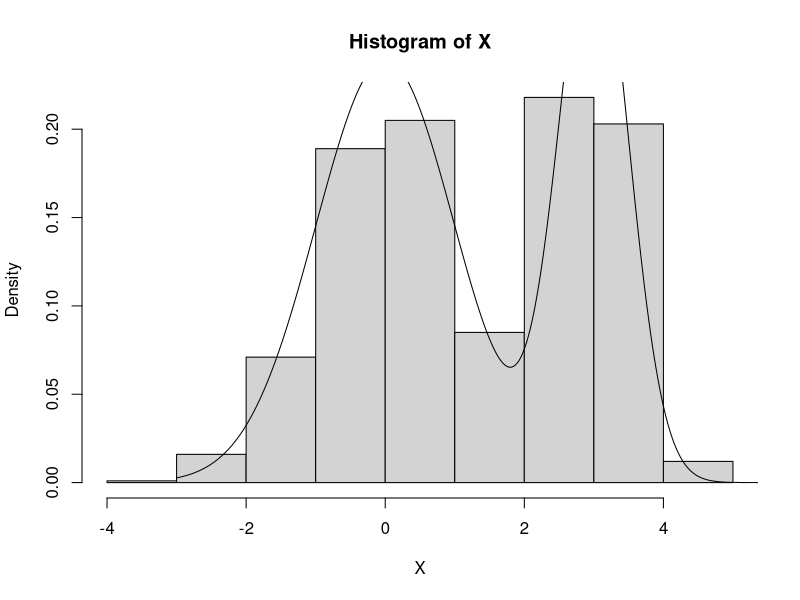
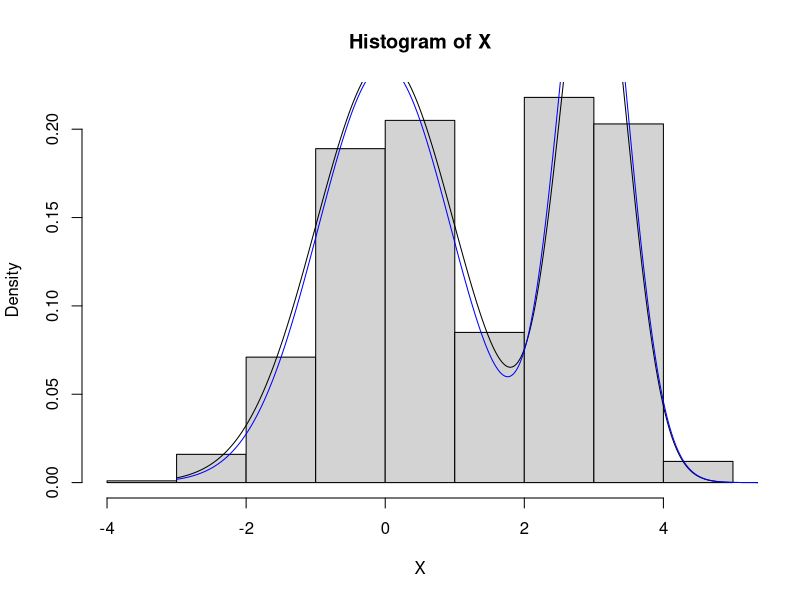
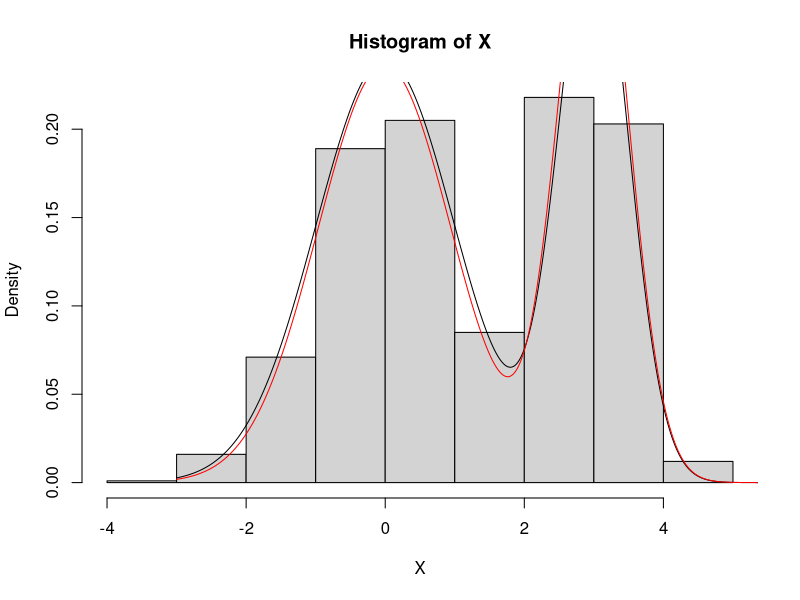
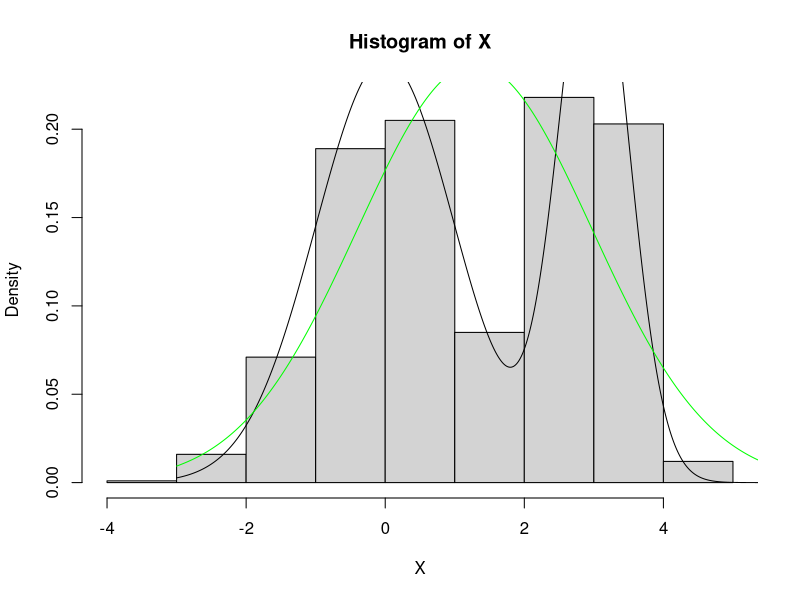

Recreate these plots in R, in order.
## ---- chunk 1
rmixnorm <- function(N, mu1, mu2, sigma1, sigma2, tau){
  ind <- I(runif(N) > tau)
  X <- rep(0,N)
  X[ind] <- rnorm(sum(ind), mu1, sigma1)
  X[!ind] <- rnorm(sum(!ind), mu2, sigma2)
  return(X)
}

dmixnorm <- function(x, mu1, mu2, sigma1, sigma2, tau){
  y <- (1-tau)*dnorm(x,mu1,sigma1) + tau*dnorm(x,mu2,sigma2)
  return(y)
}
## ---- chunk 2
mu1 <- 3
mu2 <- 0
sigma1 <- 0.5
sigma2 <- 1
tau <- 0.6
N<-1000

X <- rmixnorm(N, mu1, mu2, sigma1, sigma2, tau)
x <- seq(-3,6,by=0.01)
fx <- dmixnorm(x, mu1, mu2, sigma1, sigma2, tau)
hist(X,freq=F)
points(x,fx,type="l")
## ---- chunk 3
loglike <-function(X,mu1,mu2,sigma1,sigma2,tau){
  k <-sum(log((1-tau)*dnorm(X,mu1,sigma1)+tau*dnorm(X,mu2,sigma2)))
  return(k)
}
## ---- chunk 4
EM <-function(X,mu1,mu2,sigma1,sigma2,tau,N){#last time values
  p = dnorm(X,mu2,sigma2)*tau/dmixnorm(X, mu1, mu2, sigma1, sigma2, tau)
  tau_hat <- sum(p)/N
  mu1_hat <- sum((1-p)*X)/(N-sum(p))
  mu2_hat <-sum(p*X)/sum(p)
  sigma1_hat <-sqrt(sum((1-p)*(X-mu1)^2)/sum(1-p))
  sigma2_hat <-sqrt(sum(p*(X-mu2)^2)/sum(p))
  loglikehood <-loglike(X,mu1_hat,mu2_hat,sigma1_hat,sigma2_hat,tau_hat)
  theta_new <- c(mu1_hat,mu2_hat,sigma1_hat,sigma2_hat,tau_hat,loglikehood)
  return(theta_new)
} 
## ---- chunk 5
mu1_l <-c(3)
mu2_l <-c(0)
sigma1_l <-c(0.5)
sigma2_l <-c(1)
tau_l <-c(0.6)
lik_now <-1
k_initial <-loglike(X,0,0,1,1,0.2)
k <- 2
l <- 0
l[k] <- k_initial
while(abs(l[k]-l[k-1]) >= 10^(-6)){
  mydata_raw <-EM(X,tail(mu1_l,1),tail(mu2_l,1),tail(sigma1_l,1),tail(sigma2_l,1),tail(tau_l,1),N)
  mu1_l<-append(mu1_l,mydata_raw[1])
  mu2_l<-append(mu2_l,mydata_raw[2])
  sigma1_l<-append(sigma1_l,mydata_raw[3])
  sigma2_l<-append(sigma2_l,mydata_raw[4])
  tau_l <- append(tau_l,mydata_raw[5])
  
  lik_now <- mydata_raw[6]
  k = k+1
  l[k] = lik_now
}
## ---- chunk 6
x <- seq(-3,6,by=0.01)
fx1 <- dmixnorm(x, mu1, mu2, sigma1, sigma2, tau)
fx2 <-dmixnorm(x,tail(mu1_l,1),tail(mu2_l,1),tail(sigma1_l,1),tail(sigma2_l,1),tail(tau_l,1))
hist(X,freq=F)
points(x,fx1,type="l")
points(x,fx2,type="l",col="blue")
## ---- chunk 7
mu1_l <-c(3.5)
mu2_l <-c(0.3)
sigma1_l <-c(0.4)
sigma2_l <-c(1.3)
tau_l <-c(0.7)
lik_now <-1
k_initial <-loglike(X,0,0,1,1,0.2)
k <- 2
l <- 0
l[k] <- k_initial
while(abs(l[k]-l[k-1]) >= 10^(-6)){
  mydata_raw <-EM(X,tail(mu1_l,1),tail(mu2_l,1),tail(sigma1_l,1),tail(sigma2_l,1),tail(tau_l,1),N)
  mu1_l<-append(mu1_l,mydata_raw[1])
  mu2_l<-append(mu2_l,mydata_raw[2])
  sigma1_l<-append(sigma1_l,mydata_raw[3])
  sigma2_l<-append(sigma2_l,mydata_raw[4])
  tau_l <- append(tau_l,mydata_raw[5])
  
  lik_now <- mydata_raw[6]
  k = k+1
  l[k] = lik_now
}
## ---- chunk 8
x <- seq(-3,6,by=0.01)
fx1 <- dmixnorm(x, mu1, mu2, sigma1, sigma2, tau)
fx2 <-dmixnorm(x,tail(mu1_l,1),tail(mu2_l,1),tail(sigma1_l,1),tail(sigma2_l,1),tail(tau_l,1))
hist(X,freq=F)
points(x,fx1,type="l")
points(x,fx2,type="l",col="red")
## ---- chunk 9
mu1_l <-c(0)
mu2_l <-c(0)
sigma1_l <-c(1)
sigma2_l <-c(1)
tau_l <-c(0.2)
lik_now <-1
k_initial <-loglike(X,0,0,1,1,0.2)
k <- 2
l <- 0
l[k] <- k_initial
while(abs(l[k]-l[k-1]) >= 10^(-6)){
  mydata_raw <-EM(X,tail(mu1_l,1),tail(mu2_l,1),tail(sigma1_l,1),tail(sigma2_l,1),tail(tau_l,1),N)
  mu1_l<-append(mu1_l,mydata_raw[1])
  mu2_l<-append(mu2_l,mydata_raw[2])
  sigma1_l<-append(sigma1_l,mydata_raw[3])
  sigma2_l<-append(sigma2_l,mydata_raw[4])
  tau_l <- append(tau_l,mydata_raw[5])
  
  lik_now <- mydata_raw[6]
  k = k+1
  l[k] = lik_now
}
## ---- chunk 10
x <- seq(-3,6,by=0.01)
fx1 <- dmixnorm(x, mu1, mu2, sigma1, sigma2, tau)
fx2 <-dmixnorm(x,tail(mu1_l,1),tail(mu2_l,1),tail(sigma1_l,1),tail(sigma2_l,1),tail(tau_l,1))
hist(X,freq=F)
points(x,fx1,type="l")
points(x,fx2,type="l",col="green")
